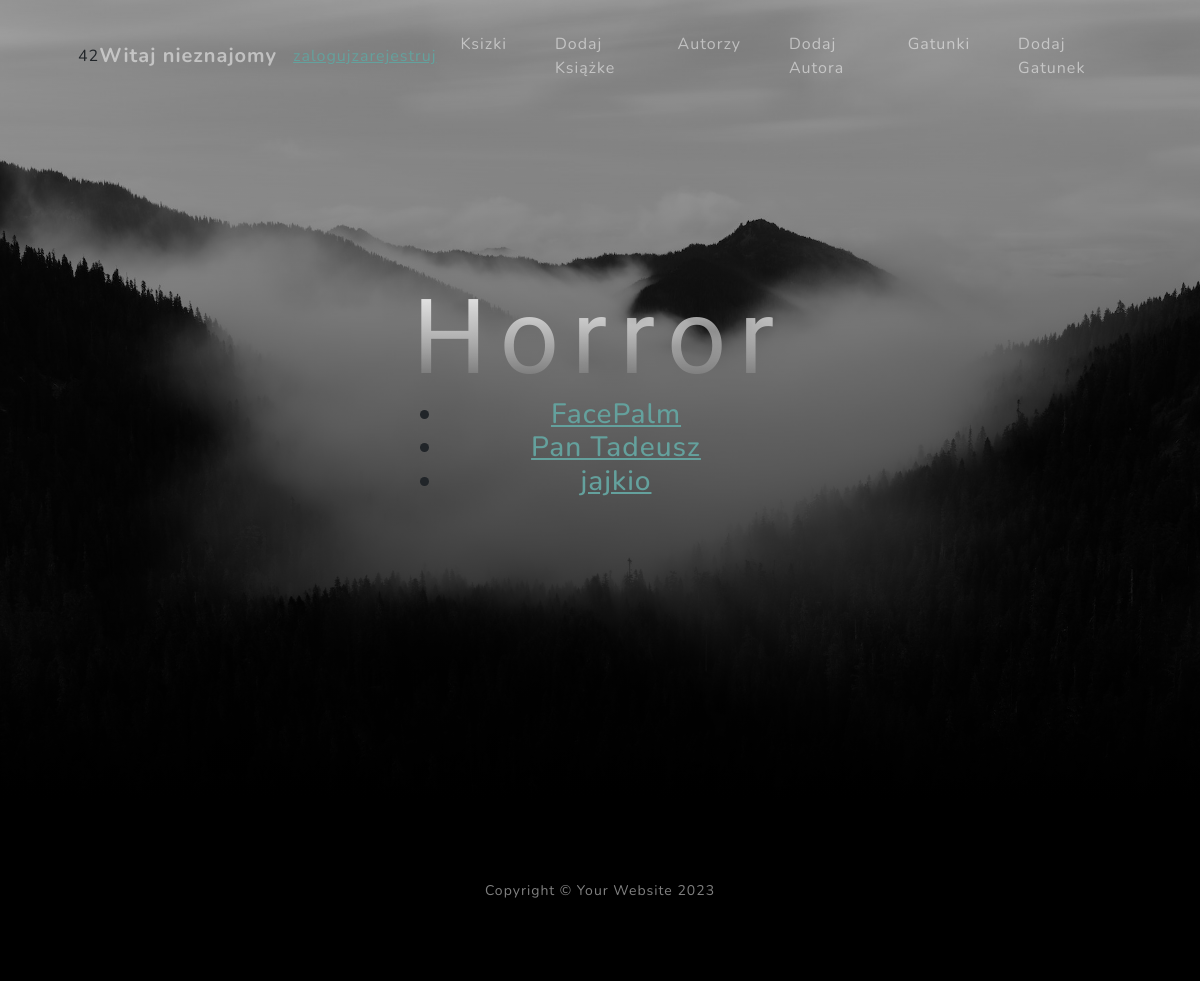
The page /detailGenre/1/ on the database its author committed.
### polka/models.py (models this page shows, shortened)
class Genre(models.Model):
    name = models.CharField(max_length=50)
    def __str__(self):
        return self.name

class Book(models.Model):
    title = models.CharField(max_length=50)
    authors = models.ForeignKey(Author, on_delete=models.CASCADE)
    genres = models.ManyToManyField(Genre)
    def get_absolute_url(self):
        return reverse('detail_book', args=(self.id,))
    def __str__(self):
        return self.title

### polka/views.py (the view)
# urls.py: path('detailGenre/<int:pk>/', views.DetailGenreView.as_view(), name='detail_genre'),
class DetailGenreView(View):
    def get(self, request, pk):
        genre = Genre.objects.get(pk=pk)
        return render(request, 'detail_genre_view.html', {'genre': genre})

### polka/context_processor.py (called while the page is built)
def jajkon(request):
    return {'xxx':randint(1,100)}

### templates/detail_genre_view.html
{% extends 'index.html' %}
{% block zawartosc %}
    <h1>{{ genre }}</h1>
    <h3>
    {% include 'list.html' with object_list=genre.book_set.all %}
    </h3>
{% endblock %}

### templates/list.html
<ul>
    {% for obj in object_list %}
        <li><a href="{{ obj.get_absolute_url }}"> {{ obj }}</a></li>
    {% endfor %}
</ul>

### rows shown on the page
Genre: name "Horror"
Book: title "FacePalm"
Book: title "Pan Tadeusz"
Book: title "jajkio"
